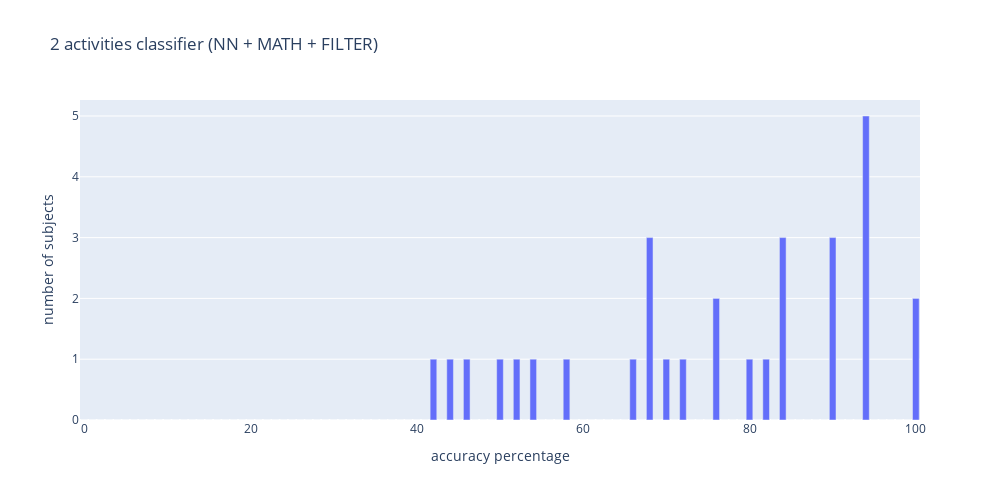

Here is the notebook cell this chart was saved with:
### Code cell
newacc_nn_filter = [sum(acc_nn_filter[i])/len(acc_nn_filter[i]) for i in range(len(acc_nn_filter))]
histro_nn_filter = {'x':[i for i in range(0,101)],'y':[0 for i in range(0,101)]}
for ac in newacc_nn_filter:
    newval = (int(ac*100)//2)*2
    histro_nn_filter['y'][newval]+=1
import plotly.express as px
fig = px.bar(histro_nn_filter, x='x', y='y',labels={
                     'x':'accuracy percentage','y':'number of subjects'
                 },title = '2 activities classifier (NN + MATH + FILTER)',width=1000,height=500)
fig.show()

### Figure 1 — Plotly figure (JSON) as saved in the notebook; plotly's stock layout.template omitted (floating-point values rounded to 4 significant figures)
{"data": [{"alignmentgroup": "True", "hovertemplate": "accuracy percentage=%{x}<br>number of subjects=%{y}<extra></extra>", "legendgroup": "", "marker": {"color": "#636efa", "pattern": {"shape": ""}}, "name": "", "offsetgroup": "", "orientation": "v", "showlegend": false, "textposition": "auto", "type": "bar", "x": [0, 1, 2, 3, 4, 5, 6, 7, 8, 9, 10, 11, 12, 13, 14, 15, 16, 17, 18, 19, 20, 21, 22, 23, 24, 25, 26, 27, 28, 29, 30, 31, 32, 33, 34, 35, 36, 37, 38, 39, 40, 41, 42, 43, 44, 45, 46, 47, 48, 49, 50, 51, 52, 53, 54, 55, 56, 57, 58, 59, 60, 61, 62, 63, 64, 65, 66, 67, 68, 69, 70, 71, 72, 73, 74, 75, 76, 77, 78, 79, 80, 81, 82, 83, 84, 85, 86, 87, 88, 89, 90, 91, 92, 93, 94, 95, 96, 97, 98, 99, 100], "xaxis": "x", "y": [0, 0, 0, 0, 0, 0, 0, 0, 0, 0, 0, 0, 0, 0, 0, 0, 0, 0, 0, 0, 0, 0, 0, 0, 0, 0, 0, 0, 0, 0, 0, 0, 0, 0, 0, 0, 0, 0, 0, 0, 0, 0, 1, 0, 1, 0, 1, 0, 0, 0, 1, 0, 1, 0, 1, 0, 0, 0, 1, 0, 0, 0, 0, 0, 0, 0, 1, 0, 3, 0, 1, 0, 1, 0, 0, 0, 2, 0, 0, 0, 1, 0, 1, 0, 3, 0, 0, 0, 0, 0, 3, 0, 0, 0, 5, 0, 0, 0, 0, 0, 2], "yaxis": "y"}], "layout": {"barmode": "relative", "height": 500, "legend": {"tracegroupgap": 0}, "title": {"text": "2 activities classifier (NN + MATH + FILTER)"}, "width": 1000, "xaxis": {"anchor": "y", "domain": [0, 1], "title": {"text": "accuracy percentage"}}, "yaxis": {"anchor": "x", "domain": [0, 1], "title": {"text": "number of subjects"}}}}
